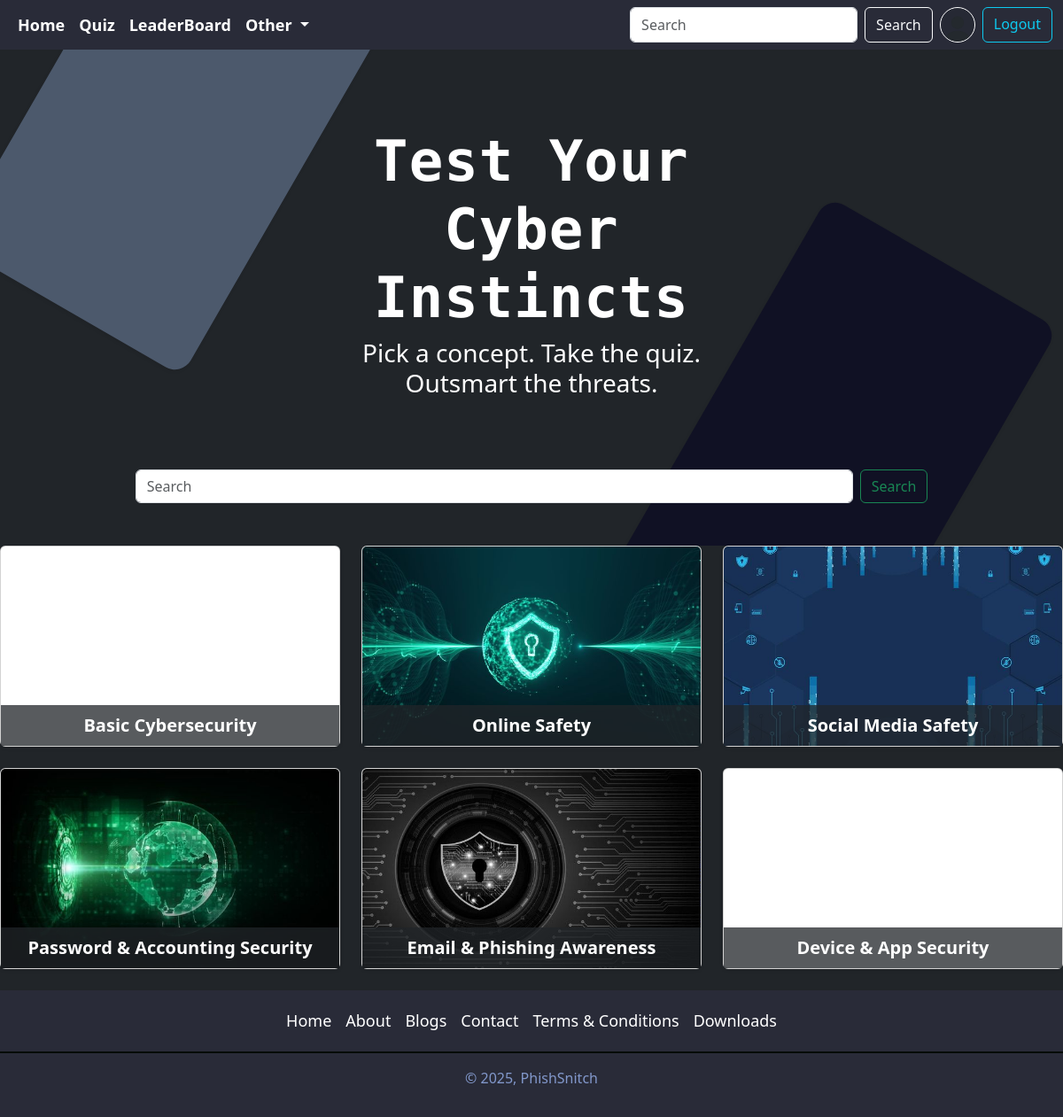
Page /quiz/categories/ (signed in) on the committed database.
### accounts/models.py (models this page shows, shortened)
class Profile(models.Model):
    user=models.OneToOneField(User, on_delete=models.CASCADE,null=True,verbose_name='User_Object')
    bio=models.TextField(blank=True,null=True)
    profile_image=models.ImageField(upload_to='profile_images',default='userdefault.png',blank=True,null=True,verbose_name='Profile_Pic')
    location=models.CharField(max_length=100,blank=True,null=True)
    GENDER=(
        ('Male','Male'),
        ('Female','Female'),
        ('Other','Other')
    )
    gender=models.CharField(max_length=6,choices=GENDER,blank=True,null=True)
    rank=models.IntegerField(null=True,blank=True,editable=True,default=0)
    total_score = models.IntegerField(default=0)

### quiz/models.py (models this page shows, shortened)
class Category(models.Model):
    name = models.CharField(max_length=200)
    image = models.ImageField(upload_to='category_images',null=True,blank=True,default='bg3.png')
    class Meta:
        verbose_name_plural = 'Categories'

### quiz/views.py (the view)
# urls.py: path('categories/',views.category_view,name='category_view'),
def category_view(request):
    query = request.GET.get("q", "")
    if query:
        categories = Category.objects.filter(name__icontains=query)
    else:
        categories = Category.objects.all()
    context = {"categories": categories, "query": query}
    return render(request, 'quiz_category.html', context)

### templates/quiz_category.html (shortened to what this page needs)
{% extends 'index.html' %}
{% block content %}
<main>
     <div class="position-relative overflow-hidden p-3 p-md-5  text-center bg-dark ">
        <div class="col-md-6 p-lg-5 mx-auto mt-5"> <h1 class="display-3 fw-bold custom-heading text-white">Test Your Cyber Instincts</h1> <h3 class="fw-normal mb-3 text-white">Pick a concept. Take the quiz. Outsmart the threats.</h3>
         </div>
        <div class="position-relative mb-n4 mt-2" style="z-index: 10;">
    <form class="container d-flex justify-content-center mt-3" role="search" method="get" action="{% url 'category_view' %}">
      <input name="q" class="form-control me-2 w-75" type="search" placeholder="Search" aria-label="Search" />
      <a href="#" class="btn btn-outline-success" type="submit">Search</a>
    </form>
  </div>
     <div class="product-device shadow-sm d-none d-md-block">
     </div>
      <div class="product-device product-device-2 shadow-sm d-none d-md-block">
      </div>
     </div>
     <div class="container-fluid px-0 bg-dark" >
            <div class="row row-cols-1 row-cols-sm-1 row-cols-md-2 row-cols-lg-3">
              {% for category in categories %}
                <div class="col-md-4 mb-4">
                        <div class="card shadow-sm h-100">
                            <a href="{% url 'search' category.name %}" type="button" class="text-white fw-semibold text-decoration-none fs-5">
                        <div  class="card-img-top position-relative" style="
                    height: 225px;
                    background: url('{{ category.image.url }}') no-repeat center center;
                    background-size: cover;">
                        <div class="position-absolute bottom-0 start-0 w-100 bg-dark bg-opacity-75 text-center py-2">
                        {{ category.name }}
                    </div>
                    </a>
                </div>
                     </div>
                     </div>
                {% endfor %}
     </main>
  {% endblock content %}

### templates/components/navbar.html (shortened to what this page needs)
{% load static %}
<nav class="navbar navbar-expand-lg ">
    <div class="container-fluid">
      <div class="collapse navbar-collapse" id="navbarSupportedContent">
        <ul class="navbar-nav me-auto mb-2 mb-lg-0">
          <li class="nav-item content">
            <a class="nav-link active" aria-current="page" href="{% url 'home' %}">Home</a>
          </li>
          <li class="nav-item content">
            <a class="nav-link" href="{% url 'category_view' %}">Quiz</a>
          </li>
          <li class="nav-item content">
            <a class="nav-link" href="{%  url 'leaderboard' %}">LeaderBoard</a>
          </li>
          <li class="nav-item dropdown content " style="background-color: #292b38;">
            <a class="nav-link dropdown-toggle" href="#" role="button" data-bs-toggle="dropdown" aria-expanded="false">
              Other
            </a>
          </li>
        </ul>
        <form class="d-flex" role="search" action="{% url 'search_users' %}">
          <input class="form-control me-2" type="search" placeholder="Search" aria-label="Search" name="q"/>
          <button class="btn btn-outline-light" type="submit">Search</button>
          {% if request.user.is_authenticated %}
          <a href="{% url 'profile' request.user.username %}" data-bs-toggle="tooltip" data-bs-placement="bottom" data-bs-title="{{request.user.username}}" >
            <img src="{{ request.user.profile.profile_image.url }}" alt="image not found" width="40" height="40" class="rounded-circle mx-2 border border-white" style="border-width: 2px;">
          </a>
          <a href="{% url 'logout' %}" class="btn btn-outline-info ">Logout</a>
          {% else %}
          <a href="{% url 'login' %}" class="btn btn-outline-info ms-2">Login</a>
          {% endif %}
        </form>
      </div>
    </div>
  </nav>

### templates/components/navbar.html (style rules this page uses)
.navbar { background-color: #292b38; display: flex; justify-content: space-around; align-items: center; font-weight: bolder; position:fixed; top: 0px; z-index: 100; width: 100vw; }
.content a { text-decoration: none; color: white; padding: 5px; font-size: large; z-index: 10; }

### templates/quiz_category.html (style rules this page uses)
.product-device { position: absolute; right: 10%; bottom: -30%; width: 300px; height: 540px; background-color: #101124; border-radius: 21px; transform: rotate(30deg); }
.product-device-2 { top: -25%; right: auto; bottom: 0; left: 5%; background-color: #4c596c; }
.position-relative > .col-md-6 { position: relative; z-index: 10; }
.custom-heading { font-family: 'Share Tech Mono', monospace; letter-spacing: 1px; font-weight: 400; }

### templates/components/footer.html (style rules this page uses)
.content a { text-decoration: none; color: white !important; padding: 5px; font-size: large; z-index: 10; }

### rows in the picture
Category: name "Basic Cybersecurity"
Category: image (picture), name "Online Safety"
Category: image (picture), name "Social Media Safety"
Category: image (picture), name "Password & Accounting Security"
Category: image (picture), name "Email & Phishing Awareness"
Category: name "Device & App Security"
